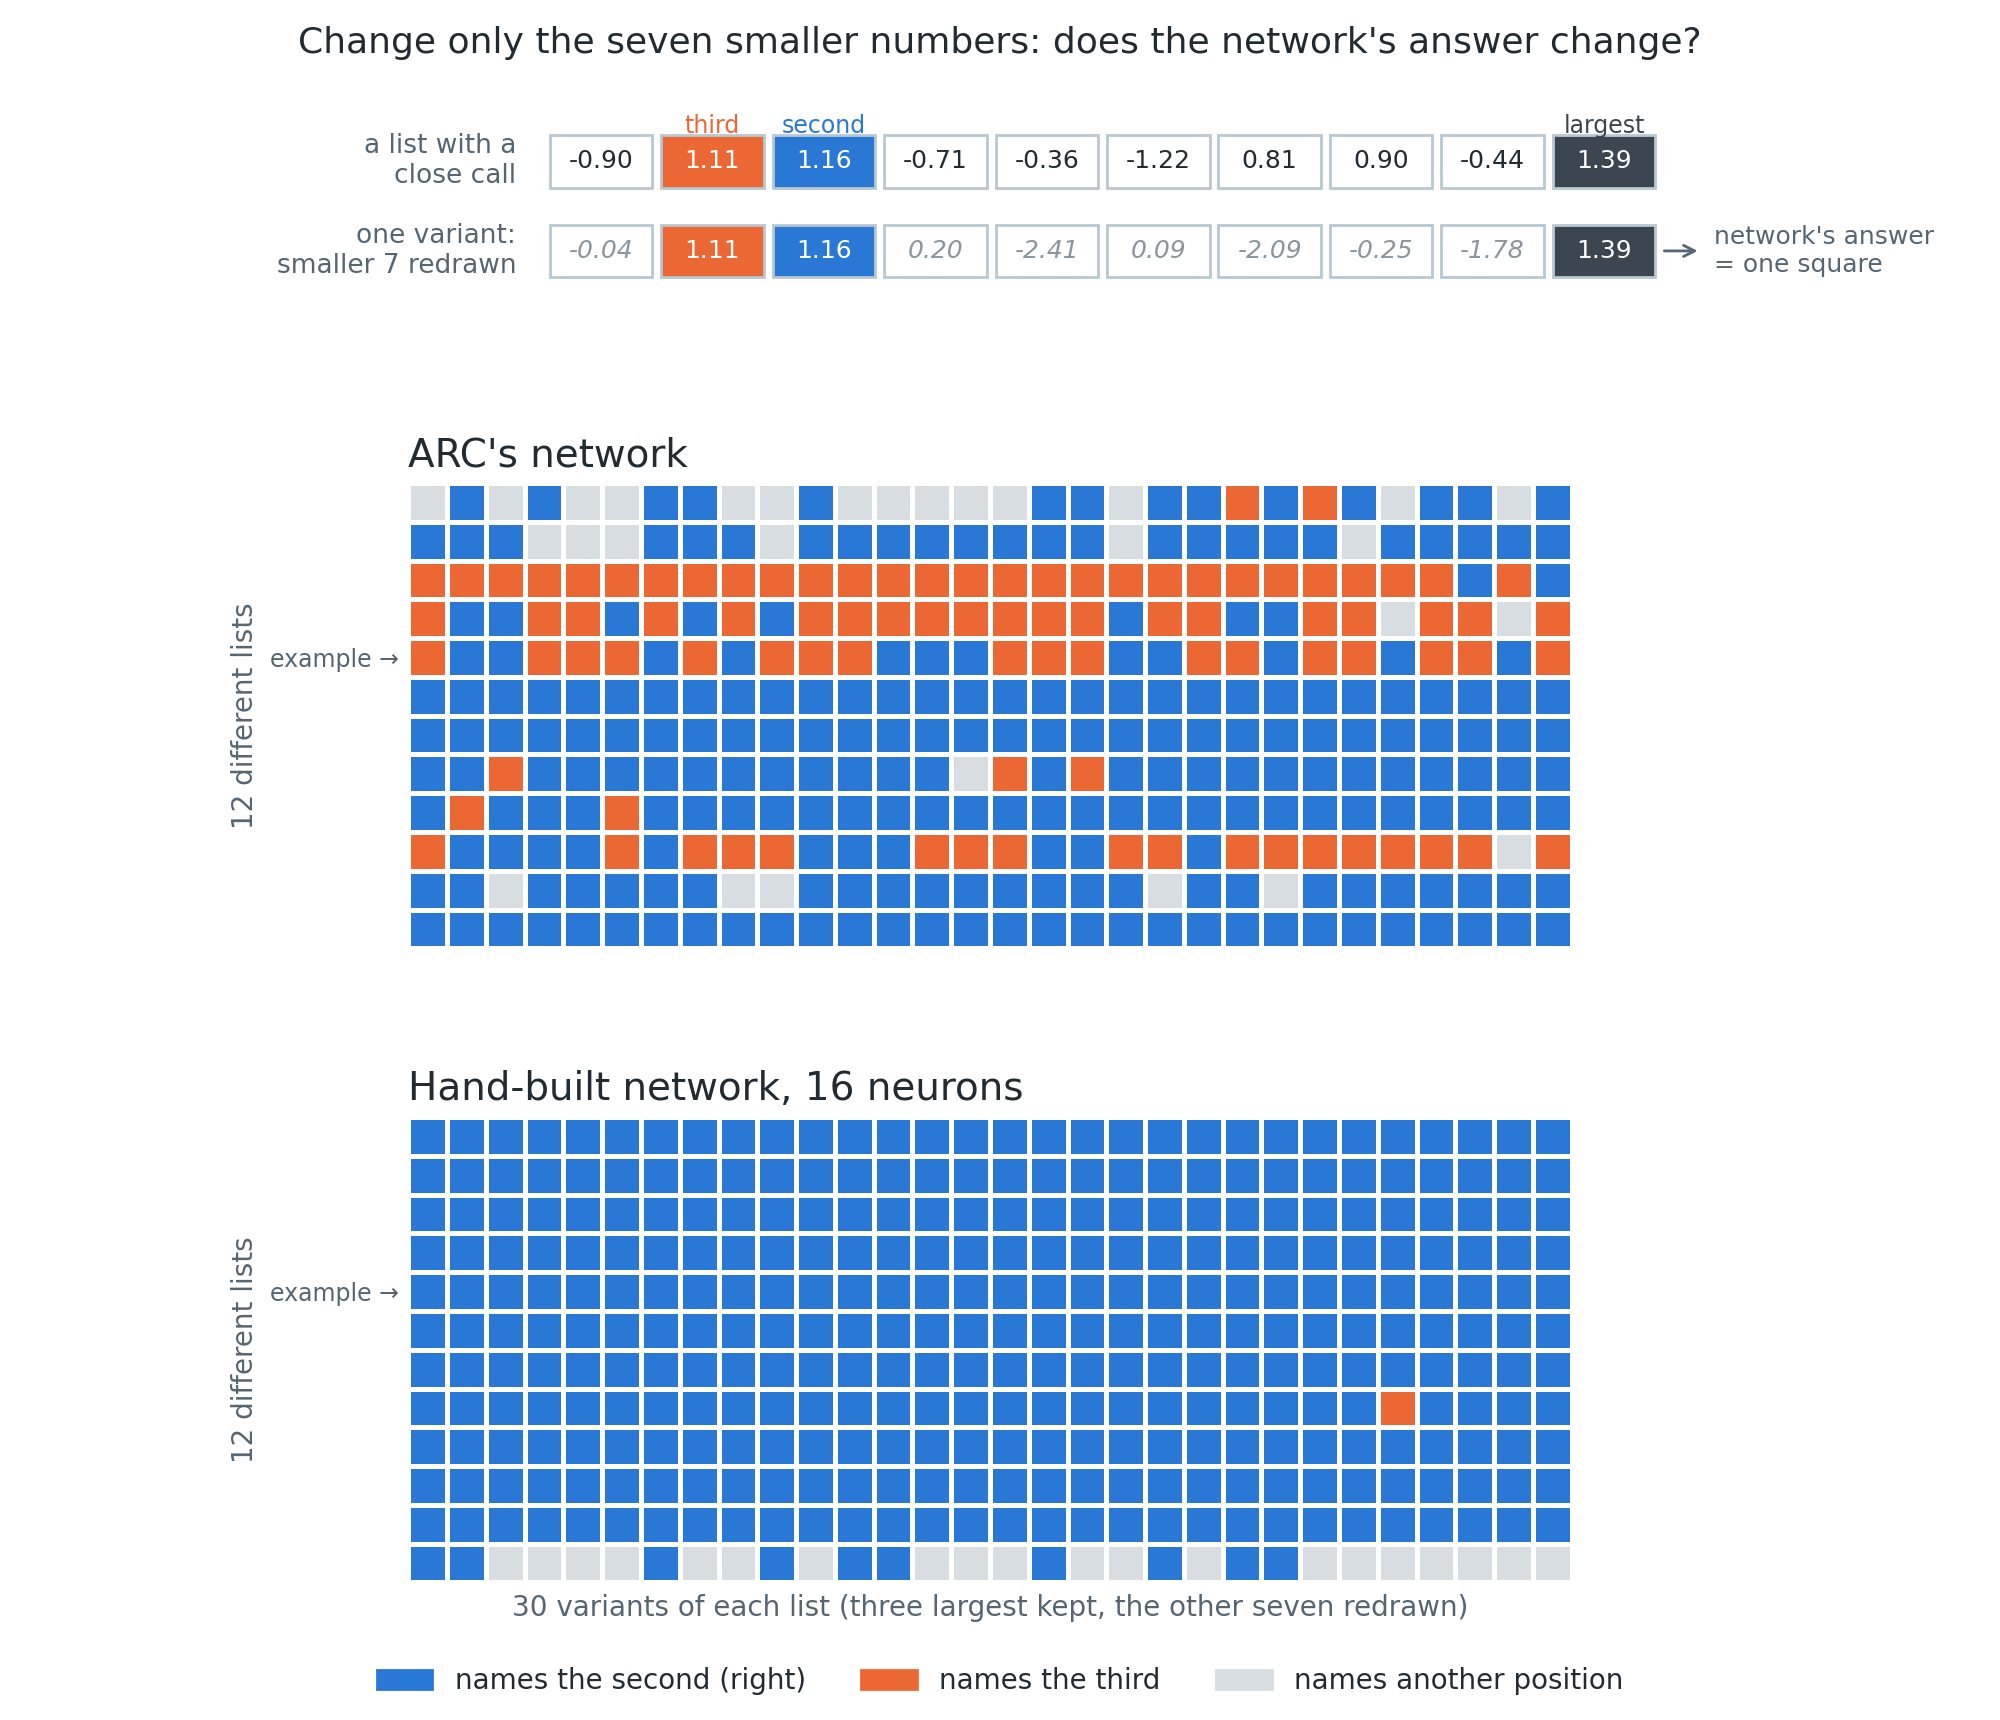

Python code for this plot:
"""Thumbnail / figure: does the background decide a close call? 12 near-tie lists (third within 5% of the second,
second positive), the first ones drawn with seed 2026, in draw order. For each, the three largest numbers are kept and
the other seven are redrawn 30 times from a standard normal truncated below the third. Each cell is the network's
answer on one redraw: the second (right), the third, or another position."""
import numpy as np, torch as th, matplotlib
matplotlib.use("Agg"); import matplotlib.pyplot as plt
from matplotlib.colors import ListedColormap
from matplotlib.patches import Patch
from algzoo.core import example, forward
from algzoo.handbuilt_v23 import build_v23
NETS = {"ARC's network": [np.asarray(p, float) for p in example()],
        "Hand-built network, 16 neurons": [np.asarray(p, float) for p in build_v23(U_mem=1.0, share=0.25, rho=0.99, level_exact=False).params]}
rng = np.random.default_rng(2026); N, R = 12, 30
lists = []
while len(lists) < N:
    x = rng.standard_normal(10); v = np.sort(x)[::-1]
    if v[1] > 0 and v[1] - v[2] < 0.05 * v[1]: lists.append(x)
X, ranks = [], []
for x in lists:
    o = np.argsort(-x); small = o[3:]; third = x[o[2]]
    for _ in range(R):
        y = x.copy()
        for i in small:
            z = rng.standard_normal()
            while z >= third: z = rng.standard_normal()
            y[i] = z
        X.append(y); ranks.append((o[1], o[2]))
X = th.tensor(np.array(X)); ranks = np.array(ranks)
grids = {}
for name, P in NETS.items():
    a = forward(P, X).argmax(-1).numpy()
    code = np.where(a == ranks[:, 0], 0, np.where(a == ranks[:, 1], 1, 2))
    grids[name] = code.reshape(N, R).T          # rows: redraws, columns: lists
    flips = np.mean([np.mean(grids[name][:, j] != np.bincount(grids[name][:, j], minlength=3).argmax()) for j in range(N)])
    print(f"{name}: answers that differ from the column's usual answer {100*flips:.1f}%; names the third {100*np.mean(code==1):.1f}%")
INK, MUTED = "#222b32", "#566572"
cmap = ListedColormap(["#2a78d6", "#eb6834", "#d8dde1"])
# worked example: among lists whose largest is at least 1.1 x the second, the ARC row closest to half flipped (an illustration; the panels show all 12 lists unselected)
ga = grids["ARC's network"]; share = np.array([np.mean(ga[:, j] != np.bincount(ga[:, j], minlength=3).argmax()) for j in range(N)])
clear = np.array([np.sort(x)[-1] / np.sort(x)[-2] >= 1.1 for x in lists])   # largest clearly above the second
ex = int(np.argmin(np.where(clear, np.abs(share - 0.5), 9))); x0 = lists[ex]; o0 = np.argsort(-x0); v1 = X[ex * R].numpy()
fig = plt.figure(figsize=(10, 8.6), facecolor="white")
gs = fig.add_gridspec(3, 1, height_ratios=[1.25, 3, 3], hspace=0.45)
axe = fig.add_subplot(gs[0]); axe.set_xlim(-2.6, 10.5); axe.set_ylim(-0.25, 2.35); axe.axis("off")
role = {o0[0]: ("largest", "#3b4650"), o0[1]: ("second", "#2a78d6"), o0[2]: ("third", "#eb6834")}
for r, (vals, lab) in enumerate([(x0, "a list with a\nclose call"), (v1, "one variant:\nsmaller 7 redrawn")]):
    y = 1.45 - 1.2 * r
    axe.text(-0.3, y + 0.35, lab, ha="right", va="center", fontsize=9.5, color=MUTED)
    for i, v in enumerate(vals):
        kept = i in role; col = role[i][1] if kept else "#ffffff"
        axe.add_patch(plt.Rectangle((i, y), 0.92, 0.7, facecolor=col if kept else "white", edgecolor="#b8c8d1", linewidth=1))
        axe.text(i + 0.46, y + 0.35, f"{v:.2f}", ha="center", va="center", fontsize=9, color="white" if kept else (INK if r == 0 else "#8a959e"),
                 style="normal" if (kept or r == 0) else "italic")
for i, (name, colr) in role.items():
    axe.text(i + 0.46, 2.27, name, ha="center", va="center", fontsize=8.5, color=colr)
axe.annotate("", xy=(10.35, 0.6), xytext=(9.95, 0.6), arrowprops=dict(arrowstyle="->", color=MUTED))
axe.text(10.45, 0.6, "network's answer\n= one square", ha="left", va="center", fontsize=9, color=MUTED)
axs = [fig.add_subplot(gs[1]), fig.add_subplot(gs[2])]
for ax, (name, g) in zip(axs, grids.items()):
    ax.pcolormesh(g.T, cmap=cmap, vmin=-0.5, vmax=2.5, edgecolors="white", linewidth=1.2)
    ax.set_title(name, fontsize=14, color=INK, loc="left", pad=6); ax.invert_yaxis(); ax.set_aspect("equal")
    ax.set_xticks([]); ax.set_yticks([ex + 0.5]); ax.set_yticklabels(["example →"], fontsize=8.5, color=MUTED); ax.tick_params(length=0)
    for sp in ax.spines.values(): sp.set_visible(False)
    ax.set_ylabel("12 different lists", fontsize=10, color=MUTED)
axs[1].set_xlabel("30 variants of each list (three largest kept, the other seven redrawn)", fontsize=10, color=MUTED)
fig.legend(handles=[Patch(color="#2a78d6", label="names the second (right)"), Patch(color="#eb6834", label="names the third"),
                    Patch(color="#d8dde1", label="names another position")], loc="lower center", ncol=3, frameon=False, fontsize=10, labelcolor=INK)
fig.suptitle("Change only the seven smaller numbers: does the network's answer change?", fontsize=13, color=INK, y=0.985)
fig.subplots_adjust(left=0.13, right=0.86, top=0.93, bottom=0.08)
fig.savefig("fig_mosaic.png", dpi=200, facecolor="white"); fig.savefig("fig_mosaic.svg", facecolor="white")
print("saved")
